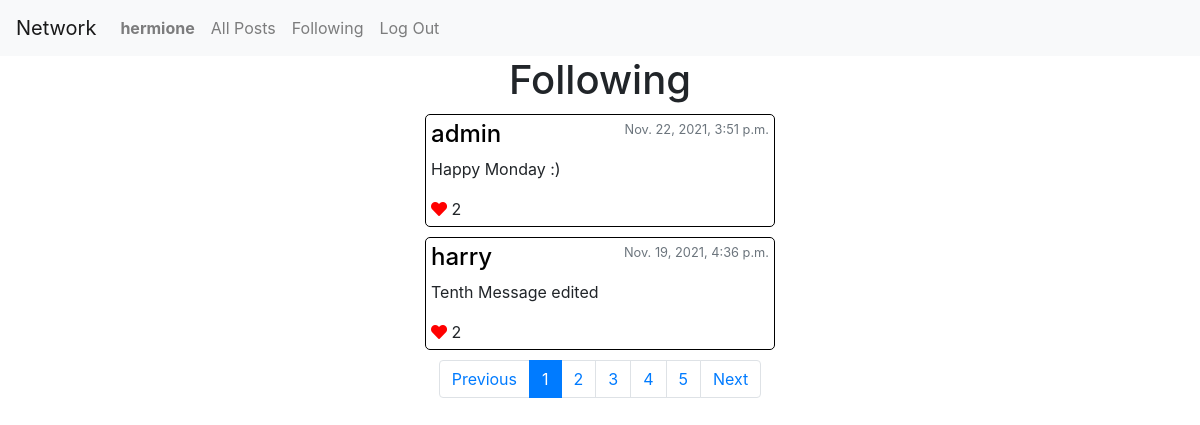
Page /following/2 (signed in) on the committed database.
### network/models.py (models this page shows, shortened)
class User(AbstractUser):
    followers = models.IntegerField(default=0)
    following = models.IntegerField(default=0)

class Post(models.Model):
    creator = models.ForeignKey(User, on_delete=models.CASCADE)
    message = models.CharField(max_length=128)
    timestamp = models.DateTimeField(auto_now_add=True)
    likes = models.IntegerField(default=0)

### network/views.py (the view)
# urls.py: path("following/<int:page_number>", views.following, name="following"),
def following(request, page_number):
    follows = Follow.objects.filter(creator=request.user)
    targets = []
    for follow in follows:
        targets.append(follow.target)
    posts = Post.objects.filter(creator__in=targets).order_by('-timestamp')
    p = Paginator(posts, post_by_page)
    page = p.page(page_number)
    likes_given = Like.objects.filter(creator=request.user)
    posts_liked = []
    for like in likes_given:
        post_id = like.post_id
        posts_liked.append(post_id)
    return render(request, 'network/following.html',{
        'posts': page.object_list,
        'posts_liked': posts_liked,
        'range': p.page_range
    })

### network/templates/network/following.html (shortened to what this page needs)
{% extends "network/layout.html" %}
{% load static %}
{% block body %}
    <h1>Following</h1>
    <div id="posts">
        {% for post in posts %}
        <div class="post text-left" data-post_id="{{post.id}}">
            <div class="post-header">
                <a href="{% url 'profile' post.creator.username 1 %}">
                    <h4>{{ post.creator }}</h4>
                </a>
                <small class='text-secondary'>{{ post.timestamp }}</small>
            </div>
            <p>{{ post.message }}</p>
            {% if user.is_authenticated %}
                {% if post.id in posts_liked %}
                    <i class="fa fa-heart like" style="color:red"></i>
                {% else %}
                    <i class="fa fa-heart like" style="color:black"></i>
                {% endif %}
            {% else %}
                <i class="fa fa-heart like" style="color:black"></i>
            {% endif %}
            <span class="likes">{{post.likes}}</span> <br>
        </div>
        {% empty %}
         <h2>Opps! You are not following nobody</h2>
        {% endfor %}
    </div>
    <nav id="nav-pagination">
        <ul class="pagination">
          <li class="page-item">
              <a class="page-link previous" href="/following/1">Previous</a>
        </li>
          {% for i in range %}
             <li class="page-item page-number" data-page_number="{{i}}" >
                 <a class="page-link" href="/following/{{i}}">{{i}}</a>
            </li>
          {% endfor%}
          <li class="page-item">
              <a class="page-link next" href="/following/2">Next</a>
            </li>
        </ul>
    </nav>
{% endblock %}

### network/templates/network/layout.html (shortened to what this page needs)
{% load static %}
<!DOCTYPE html>
<html lang="en">
    <head>
        <link rel="stylesheet" href="https://stackpath.bootstrapcdn.com/bootstrap/4.4.1/css/bootstrap.min.css">
        <link href="{% static 'network/styles.css' %}" rel="stylesheet">
        <link rel="stylesheet" href="https://cdnjs.cloudflare.com/ajax/libs/font-awesome/5.15.3/css/all.min.css">
    </head>
    <body>
        <nav class="navbar navbar-expand-sm navbar-light bg-light">
            <a class="navbar-brand links" href="/">Network</a>
            <div>
              <ul class="navbar-nav mr-auto">
                {% if user.is_authenticated %}
                    <li class="nav-item links">
                        <a class="nav-link" href="{% url 'profile' user.username 1 %}"><strong>{{ user.username }}</strong></a>
                    </li>
                {% endif %}
                <li class="nav-item links">
                  <a class="nav-link" href="{% url 'index' %}">All Posts</a>
                </li>
                {% if user.is_authenticated %}
                    <li class="nav-item links">
                        <a class="nav-link" href="{% url 'following' 1 %}">Following</a>
                    </li>
                    <li class="nav-item">
                        <a class="nav-link" href="{% url 'logout' %}">Log Out</a>
                    </li>
                {% endif %}
              </ul>
            </div>
          </nav>
        <div class="container text-center">
            {% block body %}
            {% endblock %}
        </div>
    </body>
</html>

### network/static/network/styles.css (style rules this page uses)
.post { border: 1px solid black; border-radius: 5px; margin: 10px auto; width: 350px; padding: 5px; }
.post-header { display: flex; justify-content: space-between; }
.post a { color: black; }
#nav-pagination { display: inline-block; }

### rows in the picture
User: username "hermione"
Post: creator "admin", timestamp "Nov. 22, 2021, 3:51 p.m.", message "Happy Monday :)", likes "2"
Post: creator "harry", timestamp "Nov. 19, 2021, 4:36 p.m.", message "Tenth Message edited", likes "2"

### other values in the picture
{{ i }} "1" "2" "3" "4" "5"
